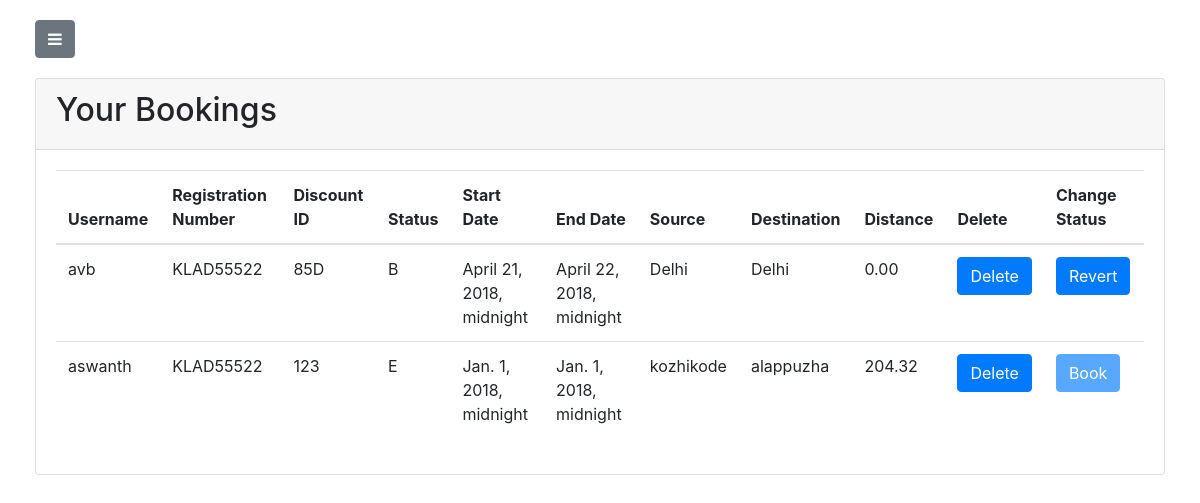
/booking/bookings (signed in), run on an earlier commit of the app's database.
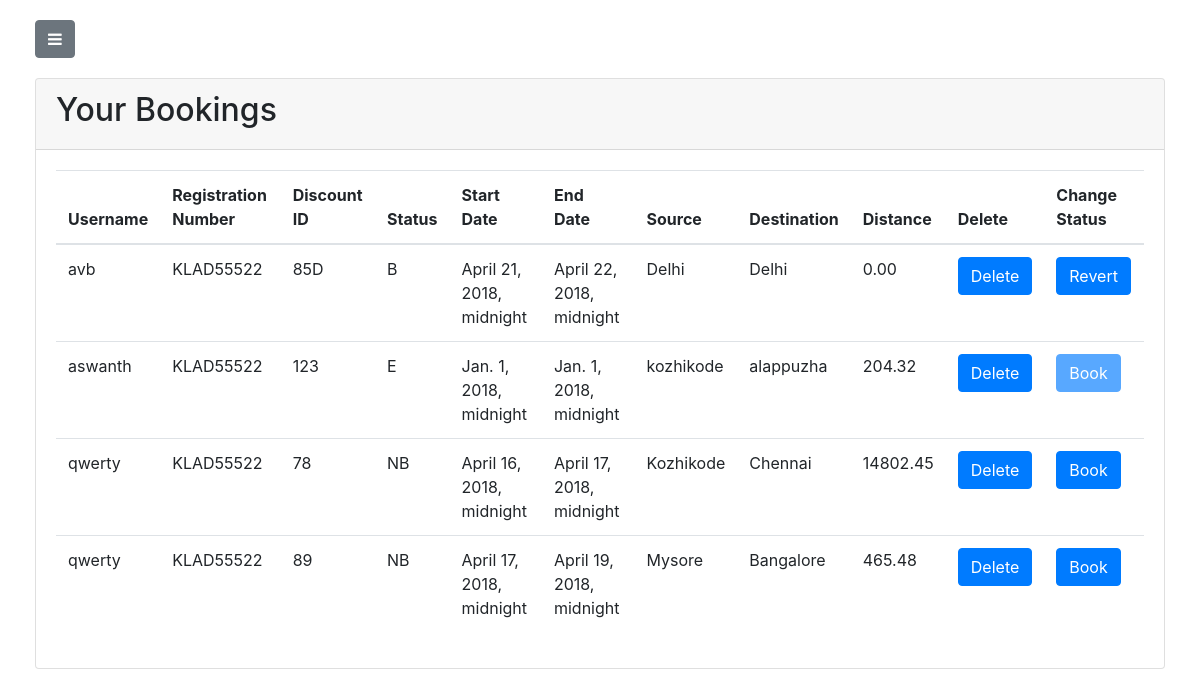
And on a later commit of the database.
### booking/models.py (models this page shows, shortened)
class Book(models.Model):
    source=models.CharField(max_length=100)
    destination=models.CharField(max_length=100)
    source_latitude=models.DecimalField(max_digits=20,default=0,decimal_places=2)
    source_longitude=models.DecimalField(max_digits=20,default=0,decimal_places=2)
    destination_latitude=models.DecimalField(max_digits=20,default=0,decimal_places=2)
    distance=models.DecimalField(max_digits=20,default=0,decimal_places=2)
    destination_longitude=models.DecimalField(max_digits=20,default=0,decimal_places=2)
    bookingDate=models.DateTimeField(default=timezone.now)
    startDate=models.DateTimeField("Start date ")
    endDate=models.DateTimeField("end date ")
    securityDeposit=models.IntegerField()
    status_CHOICES=(
        ('B','booked'),
        ('NB','not booked'),
        ('E','expired')
    )
    status=models.CharField(
        max_length=2,
        choices=status_CHOICES,
        default='NB',
    )
    discountId=models.CharField(max_length=100)
    allottedUser=models.ForeignKey(User,default=None,on_delete=models.CASCADE)
    allottedDriver=models.ForeignKey(Driver,null=True,blank=True,on_delete=models.CASCADE)
    vehicle=models.ForeignKey(Vehicle,on_delete=models.CASCADE)
    cost=models.FloatField()

### vehicle/models.py (models this page shows, shortened)
class Vehicle(models.Model):
    VEHICLE_STATUS_CHOICES = (
        ('B', 'Booked'),
        ('NB', 'Not Booked'),
    )
    INSURANCE_STATUS_CHOICES = (
        ('U','Updated'),
        ('NU','Not Updated'),
    )
    VEHICLE_TYPE_CHOICES = (
        ('P','Passenger'),
        ('T','Truck'),
        ('C','Construction'),
    )
    FUEL_TYPE_CHOICES = (
        ('P','Petrol'),
        ('D','Diesel'),
    )
    owner = models.ForeignKey(User,default=None,on_delete=models.CASCADE)
    cost_per_km = models.DecimalField(max_digits=20,default=0,decimal_places=2)
    price = models.DecimalField(max_digits=20,default="0",decimal_places=3)
    registration_plate = models.CharField(max_length=200,default='')
    vehicle_status = models.CharField(max_length=2,default='NB',choices=VEHICLE_STATUS_CHOICES)
    insurance_status = models.CharField(max_length=2,default='NU',choices=INSURANCE_STATUS_CHOICES)
    no_of_km_travelled = models.DecimalField(max_digits=20,default=0,decimal_places=0)
    fuel_type = models.CharField(max_length=1,default='P',choices=FUEL_TYPE_CHOICES)
    mileage = models.DecimalField(max_digits=20,default=0,decimal_places=0)
    vehicle_type = models.CharField(max_length=1,default='P',choices=VEHICLE_TYPE_CHOICES)
    image=models.ImageField(upload_to="vehicle_image",default="default.png",blank=True)

### booking/views.py (the view)
# urls.py: path('bookings',views.booking,name='bookings'),
def booking(request):
    if request.POST:
        form=BookForm(request.POST)
        return render(request,'booking/index.html',{'form':form})
    else:
        if request.user.is_authenticated:
            bookings = Book.objects.all()
            for booking in bookings:
                if booking.status=="B" and timezone.now()>booking.endDate:
                    vehicle = booking.vehicle
                    vehicle.status="NB"
                    vehicle.save()
                    booking.status="E"
                    driver=booking.allottedDriver
                    booking.allottedDriver=None
                    driver.status="NB"
                    booking.save()
                    driver.save()
                elif booking.status=="NB" and timezone.now()>booking.endDate:
                    booking.status="E"
                    booking.save()
            if request.user.is_superuser:
                return render(request,'booking/bookinglist.html',{ 'bookings' : bookings ,'user':request.user})
            else:
                bookings = Book.objects.filter(allottedUser=request.user)
                return render(request,'booking/bookinglist.html',{ 'bookings' : bookings ,'user':request.user})
        else:
            return redirect("http://localhost:8000/home/404")

### booking/templates/booking/bookinglist.html (shortened to what the changed rows need)
{% load staticfiles %}
{% load crispy_forms_tags %}
<!DOCTYPE html>
<html lang="en">
<head>
    <link href="{% static 'vendor/bootstrap/css/bootstrap.min.css' %}" rel="stylesheet">
    <link rel="stylesheet" href="https://maxcdn.bootstrapcdn.com/bootstrap/4.0.0/css/bootstrap.min.css">
    <link rel="stylesheet" href="https://cdnjs.cloudflare.com/ajax/libs/font-awesome/4.7.0/css/font-awesome.css">
    <link href="{% static 'css/simple-sidebar.css' %}" rel="stylesheet">
</head>
<body>
{% if user.is_authenticated %}
    <div id="wrapper">
        <div id="page-content-wrapper">
            <div class="container-fluid">
                <div class="row">
                    <div class="col-md-12">
                        <div class="card">
                            <div class="card-header">
                                <h2>Your Bookings</h2>
                            </div>
                            <div class="card-body">
                                <table class="table">
                                  <thead>
                                    <tr>
                                      {% if user.is_superuser %}
                                        <th scope="col">Username</th>
                                      {% endif %}
                                      <th scope="col">Registration Number</th>
                                      <th scope="col">Discount ID</th>
                                      <th scope="col">Status</th>
                                      <th scope="col">Start Date</th>
                                      <th scope="col">End Date</th>
                                      <th scope="col">Source</th>
                                      <th scope="col">Destination</th>
                                      <th scope="col">Distance</th>
                                      <th scope="col">Delete</th>
                                      {% if user.is_superuser %}
                                        <th scope="col">Change Status</th>
                                      {% endif %}
                                    </tr>
                                  </thead>
                                  <tbody>
                                    {% for item in bookings %}
                                    <tr>
                                      {% if user.is_superuser %}
                                        <td>{{item.allottedUser.username}}</td>
                                      {% endif %}
                                      <td>{{item.vehicle.registration_plate}}</td>
                                      <td>{{item.discountId}}</td>
                                      <td>{{item.status}}</td>
                                      <td>{{item.startDate}}</td>
                                      <td>{{item.endDate}}</td>
                                      <td>{{item.source}}</td>
                                      <td>{{item.destination}}</td>
                                      <td>{{item.distance}}</td>
                                      <td>
                                        <a href="/booking/delete/{{item.id}}"><input type="button" value="Delete" name="delete" class="btn btn-primary" id="submit"/></a>
                                      </td>
                                      {% if user.is_superuser %}
                                        {% if item.status == "B" %}
                                          <td><a href="/booking/changestatus/{{item.id}}"><input type="button" value="Revert" name="Book" class="btn btn-primary" id="submit"/></a></td>
                                        {% elif item.status == "NB" %}
                                          <td><a href="/booking/changestatus/{{item.id}}"><input type="button" value="Book" name="Book" class="btn btn-primary" id="submit"/></a></td>
                                        {% else %}
                                          <td><input type="button" value="Book" name="Book" class="btn btn-primary" id="submit" disabled/></a></td>
                                        {% endif %}
                                      {% endif %}
                                    </tr>
                                    {% endfor %}
                                  </tbody>
                                </table>
                            </div>
                        </div>
                    </div>
                </div>
            </div>
        </div>
    </div>
{% else %}
<div class="jumbotron jumbotron-fluid">
    <div class="container">
        <h1 class="display-3">You are not logged in</h1>
    </div>
</div>
{% endif %}
</body>
</html>

What changed in the data, as far as the page shows it:
added Book: allottedUser.username "qwerty", vehicle.registration_plate "KLAD55522", discountId "78", status "NB", startDate "April 16, 2018, midnight", endDate "April 17, 2018, midnight", source "Kozhikode", destination "Chennai", distance "14802.45"
added Book: allottedUser.username "qwerty", vehicle.registration_plate "KLAD55522", discountId "89", status "NB", startDate "April 17, 2018, midnight", endDate "April 19, 2018, midnight", source "Mysore", destination "Bangalore", distance "465.48"
